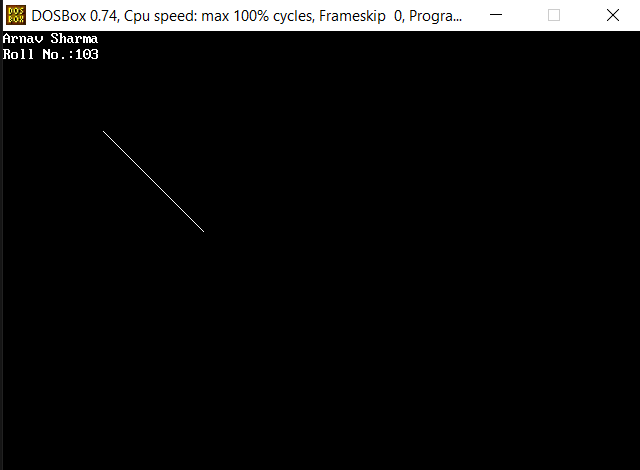
#> input picture Computer Graphics/cg/1.PNG, 640 x 470 px, given in place of 1.jpg, which was not available
$ python 5.py
#> lines starting #> are read from the running program, lines starting #| are printed output that depends on the picture
## histogram plot

import cv2
import matplotlib.pyplot as plt

def plot_histogram(image_path):
    # Read the image using OpenCV
#> called with image_path = './final lab/1.jpg'
    image = cv2.imread(image_path, cv2.IMREAD_GRAYSCALE)
#> image: shape (470, 640); min 0, max 255, mean 16.4
    # Calculate histogram
    hist = cv2.calcHist([image], [0], None, [256], [0, 256])
#> hist = 256 values, max 279173 at index 0, min 0 at index 1, mean 1175
    # Plot histogram
    plt.plot(hist, color='black')
    plt.xlabel('Pixel Intensity')
    plt.ylabel('Frequency')
    plt.title('Histogram')
    plt.show()
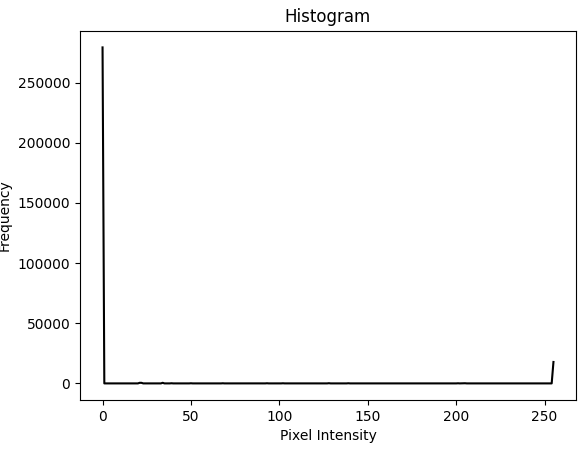
#> figure drawn by matplotlib, 1 panel; curve peaks at x = 0, y = 279173

if __name__ == "__main__":
    # Replace 'your_image.jpg' with the path to your image file
    image_path = './final lab/1.jpg'
    # Plot the histogram
    plot_histogram(image_path)

$ run again, with Computer Graphics/cg/11.PNG copied over Computer Graphics/cg/1.PNG
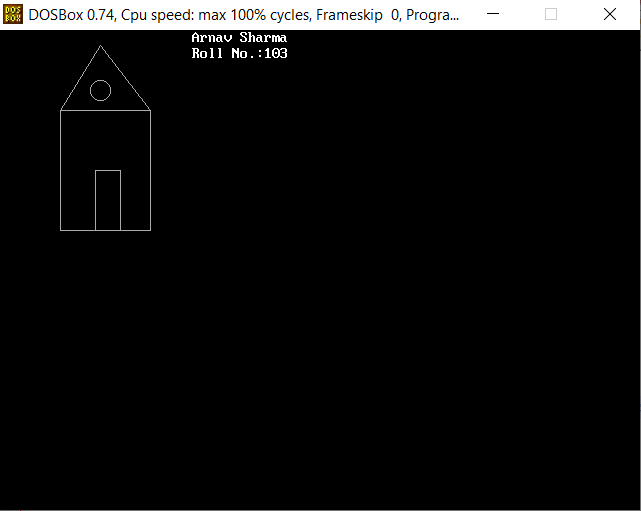
#> input picture Computer Graphics/cg/11.PNG, 641 x 511 px, given in place of 1.jpg, which was not available
#> hist = 256 values, max 306082 at index 0, min 0 at index 1, mean 1279.5
#> in plot_histogram, `plt.show()`:
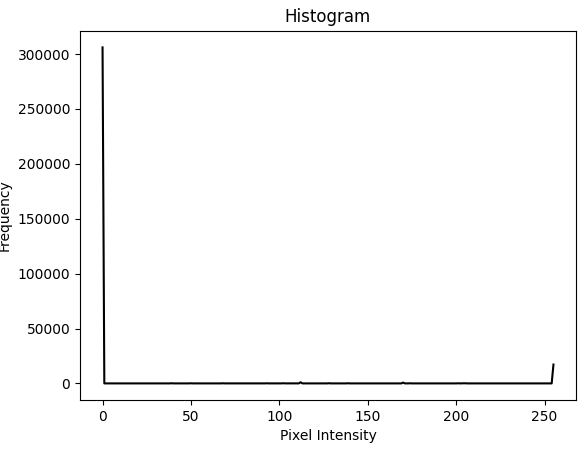
#> figure drawn by matplotlib, 1 panel; curve peaks at x = 0, y = 306082

$ run again, with Computer Graphics/cg/12.PNG copied over Computer Graphics/cg/1.PNG
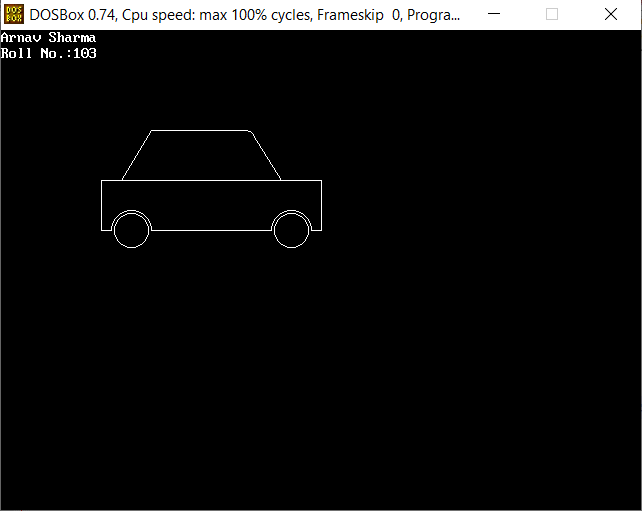
#> input picture Computer Graphics/cg/12.PNG, 642 x 511 px, given in place of 1.jpg, which was not available
#> hist = 256 values, max 305870 at index 0, min 0 at index 1, mean 1281.5
#> in plot_histogram, `plt.show()`:
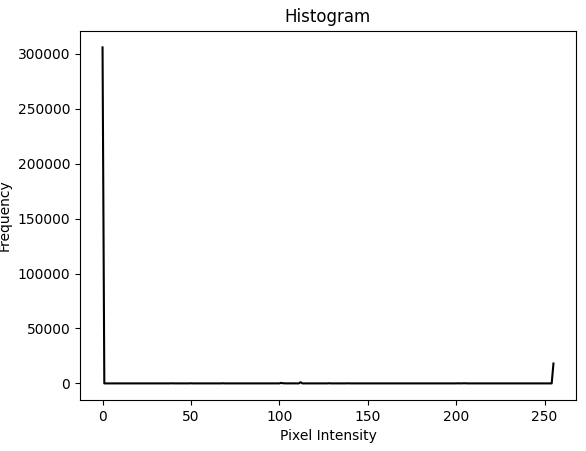
#> figure drawn by matplotlib, 1 panel; curve peaks at x = 0, y = 305870
